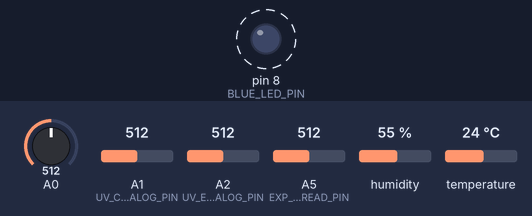
Simulated run of this sketch. Board: Arduino Uno, built with avr-gcc and run on an emulated ATmega328P. On the bench: output pins drawn as LEDs (lit = HIGH). Dashed ring = blinking. The inputs (shaded band) are chosen by the test bench; at power-on: A0 = 512, A1 (UV_CONTROL_ANALOG_PIN) = 512, A2 (UV_EXP_ANALOG_PIN) = 512, A5 (EXP_BATTERY_READ_PIN) = 512, humidity 55 %, temperature 24 °C. Storage starts empty; what the sketch prints to the serial monitor is not drawn.

Above: at 0.5 s.
Timing chart, 0 to 4.9 s (numbered marks = the images above):
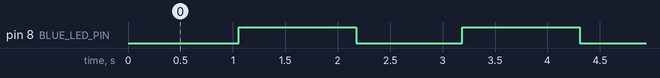

Measured:
- by itself, pin 8 (BLUE_LED_PIN): alternates HIGH for 1.1 s and LOW for 1.0 s

The sketch:

main.ino
```cpp
/*

ARDUINO SERVET VIII
LYCÉE MOLIÈRE ZARAGOZA

*/

// Library importation

  //SD library
  #include <SD.h>
  #include <Wire.h>

  //TEMP+HUM library (DHT22)
  #include <DHT.h>

  #define DHTPIN 2
  #define DHTTYPE DHT22

// Used pins declaration
const int UV_CONTROL_ANALOG_PIN = A1;
const int UV_EXP_ANALOG_PIN = A2;
const int EXP_BATTERY_READ_PIN = A5;

const int BLUE_LED_PIN = 8; // heartbeat pin

// Global variables
File logFile;
DHT dht(DHTPIN, DHTTYPE);
float control_battery_level;
float exp_battery_level;

float tension, pressure;  // pressure sensor variables

void setup() {
  Serial.begin(9600);

  // Heartbeat pin init
  pinMode(BLUE_LED_PIN, OUTPUT);

  // SD card initialization
  Serial.print(F("Starting SD card"));
  if (!SD.begin(10))
  {
    Serial.println(F("Error starting SD card"));
    return;
  }
  Serial.println(F("SD card started successfully"));

  // Data format prompt creation, to write in an understandable way for the visualization script
  logFile = SD.open("datalog.txt", FILE_WRITE);
  if(logFile){
    logFile.print("Time (ms); ");
    logFile.print("Temperature (ºC); ");
    logFile.print("Humidity (%); ");
    logFile.print("Pressure (hPa); ");
    logFile.print("UV control index (%); ");
    logFile.print("UV experiment index (%); ");
    logFile.println("Experimental battery level (V); ");
    logFile.close();
  } else {
    Serial.println("Error opening the file");
  }

}

void loop() {
  // temp + hum read
  float h = dht.readHumidity();
  float t = dht.readTemperature();

  if (isnan(t) || isnan(h)){
      Serial.print("Error reading DHT22");
  }

  // battery level readings
  exp_battery_level = analogRead(EXP_BATTERY_READ_PIN);

  // pressure sensor reading and signal conversion
  tension = analogRead(A0) * 5.0 / 1023.0;
  pressure = tension * 760.0 + 500.0;

  // UV control measuing
  float control_sensor_output = analogRead(UV_CONTROL_ANALOG_PIN);
  float UV_control_value;
  if (round(control_sensor_output / 100) - 1 >= 0){
    UV_control_value = round(control_sensor_output / 100) - 1;
  } else {
    UV_control_value = round(control_sensor_output / 100);
  }

  // UV experiment measuing
  float exp_sensor_output = analogRead(UV_EXP_ANALOG_PIN);
  float UV_exp_value;
  if (round(exp_sensor_output / 100) - 1 >= 0){
   UV_exp_value = round(exp_sensor_output / 100) - 1;
  } else {
   UV_exp_value = round(exp_sensor_output / 100);
  }

  // opens or creates file datalog.txt to write it
  logFile = SD.open("datalog.txt", FILE_WRITE);

  // writes sensors readings to the SD card if the file is successfully opened, prints error otherwise
  if (logFile) {
    digitalWrite(BLUE_LED_PIN, LOW);
    logFile.print(String(millis()) + "; ");
    logFile.print(String(t) + "; ");
    logFile.print(String(h) + "; ");
    logFile.print(String(pressure) + "; ");
    logFile.print(String(UV_control_value) + "; ");
    logFile.print(String(UV_exp_value) + "; ");
    logFile.println(String(exp_battery_level) + "; ");
    logFile.close();
    delay(1000);
    digitalWrite(BLUE_LED_PIN, HIGH);
  } else {
    Serial.println("Error opening the file");

    // Error warning - led blinking
    for (int i=0; i<10; i++){
      digitalWrite(BLUE_LED_PIN, HIGH);
      delay(200);
      digitalWrite(BLUE_LED_PIN, LOW);
      delay(200);
    }

    // SD restart - in case the error is fixed
    SD.begin(10);
  }

  // writes sensors readings to the serial monitor
  Serial.print("Time (ms): ");
  Serial.println(millis());
  Serial.print("Temperature (ºC): ");
  Serial.println(t);
  Serial.print("Humidity (%): ");
  Serial.println(h);
  Serial.print("Pressure (hPa): ");
  Serial.println(pressure);
  Serial.print("UV control index: ");
  Serial.println(UV_control_value);
  Serial.print("UV exp index: ");
  Serial.println(UV_exp_value);
  Serial.print("Experimental battery level (V): ");
  Serial.println(exp_battery_level);

  delay(1000);
}
```
